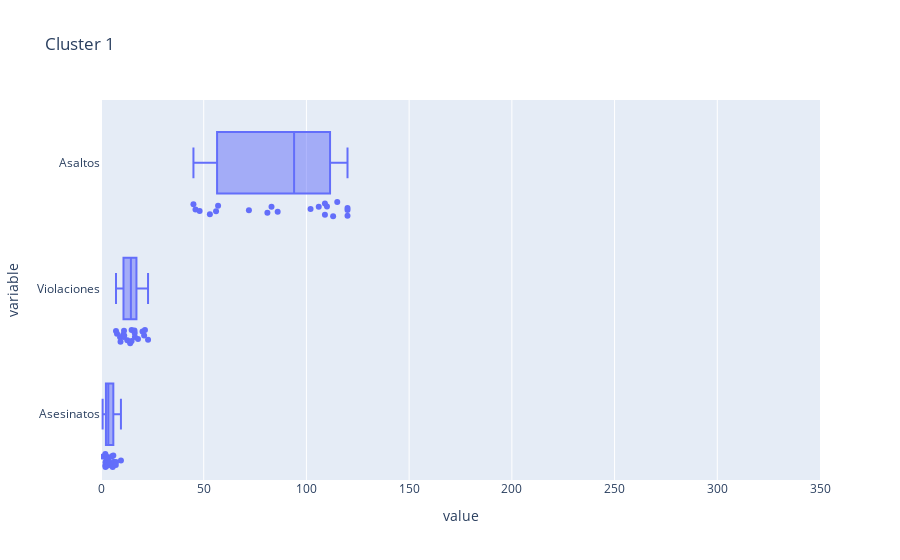

This figure's notebook cell:
### Code cell
# Se grafican los clusters con box
fig = px.box(clusters1, x=["Asesinatos","Violaciones","Asaltos"],
             points="all", title="Cluster 1",
             range_x=[0, 350])
fig.show()

### Figure 1 — Plotly figure (JSON) as saved in the notebook; plotly's stock layout.template omitted (floating-point values rounded to 4 significant figures)
{"data": [{"alignmentgroup": "True", "boxpoints": "all", "hovertemplate": "value=%{x}<br>variable=%{y}<extra></extra>", "legendgroup": "", "marker": {"color": "#636efa"}, "name": "", "notched": false, "offsetgroup": "", "orientation": "h", "showlegend": false, "type": "box", "x": [3.3, 5.3, 2.6, 7.2, 2.2, 6, 9.7, 2.1, 2.7, 6, 4.3, 2.1, 0.8, 7.3, 6.3, 3.8, 3.2, 2.2, 5.7, 2.6, 11.1, 20.2, 14.2, 21, 11.3, 18, 16.3, 7.8, 14.9, 16.4, 16.5, 9.5, 7.3, 21.4, 14.9, 12.8, 22.9, 11.2, 9.3, 10.8, 110, 46, 120, 113, 56, 115, 109, 83, 72, 109, 102, 57, 45, 120, 106, 86, 120, 48, 81, 53], "x0": " ", "xaxis": "x", "y": ["Asesinatos", "Asesinatos", "Asesinatos", "Asesinatos", "Asesinatos", "Asesinatos", "Asesinatos", "Asesinatos", "Asesinatos", "Asesinatos", "Asesinatos", "Asesinatos", "Asesinatos", "Asesinatos", "Asesinatos", "Asesinatos", "Asesinatos", "Asesinatos", "Asesinatos", "Asesinatos", "Violaciones", "Violaciones", "Violaciones", "Violaciones", "Violaciones", "Violaciones", "Violaciones", "Violaciones", "Violaciones", "Violaciones", "Violaciones", "Violaciones", "Violaciones", "Violaciones", "Violaciones", "Violaciones", "Violaciones", "Violaciones", "Violaciones", "Violaciones", "Asaltos", "Asaltos", "Asaltos", "Asaltos", "Asaltos", "Asaltos", "Asaltos", "Asaltos", "Asaltos", "Asaltos", "Asaltos", "Asaltos", "Asaltos", "Asaltos", "Asaltos", "Asaltos", "Asaltos", "Asaltos", "Asaltos", "Asaltos"], "y0": " ", "yaxis": "y"}], "layout": {"boxmode": "group", "legend": {"tracegroupgap": 0}, "title": {"text": "Cluster 1"}, "xaxis": {"anchor": "y", "domain": [0, 1], "range": [0, 350], "title": {"text": "value"}}, "yaxis": {"anchor": "x", "domain": [0, 1], "title": {"text": "variable"}}}}
